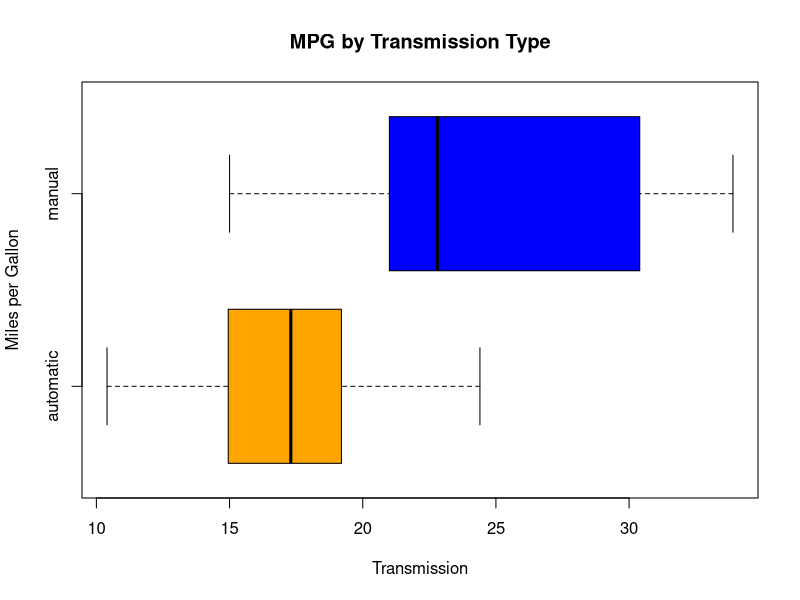
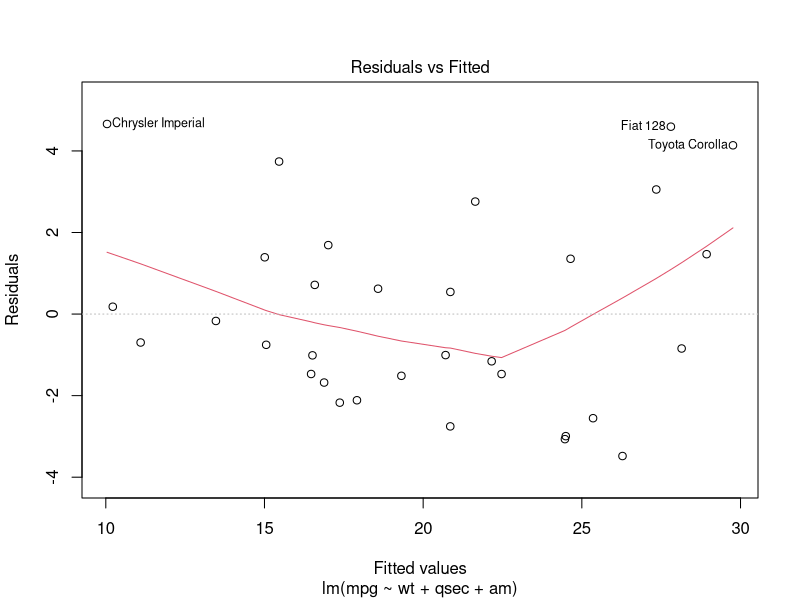

Source code (R) for these figures, in order:
## ---- chunk 1
knitr::opts_chunk$set(echo = TRUE)
## ---- chunk 2
data(mtcars)
mtcars$vs <- as.factor(mtcars$vs)
mtcars$am <- as.factor(mtcars$am)
## ---- chunk 3
summary(mtcars)
## ---- chunk 4
boxplot(mpg ~ am, data = mtcars,
        col  = c("orange", "blue"),
        xlab = "Transmission",
        ylab = "Miles per Gallon",
        main = "MPG by Transmission Type",
        names= c("automatic","manual"),
        horizontal= T) 
## ---- chunk 5
auto=subset(mtcars,select=mpg,am==0)
manual=subset(mtcars,select=mpg,am==1)
t.test(auto,manual)
## ---- chunk 6
regSIM <- lm(mpg~am,mtcars) 
summary(regSIM) 
## ---- chunk 7
regTOT <- lm(mpg~.,mtcars)
summary(regTOT)
## ---- chunk 8
regSR=step(regTOT,trace=0)
summary(regSR)
## ---- chunk 9
anova(regSIM,regSR,regTOT)
## ---- chunk 10
plot(regSR, which=c(1:1))
